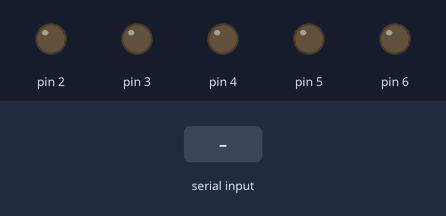
The sketch below on a simulated Arduino Uno, built with avr-gcc and run on an emulated ATmega328P. Parts: output pins drawn as LEDs (lit = HIGH). The test bench sets the inputs (shaded band).

Above: at 1.2 s.
1.3 s: "90,45\n" received over Serial
At 2.4 s:
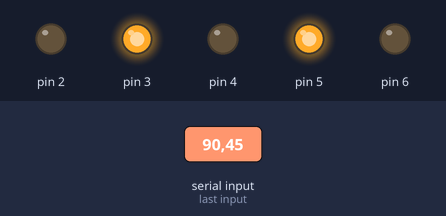
2.8 s: "30,150\n" received over Serial
At 3.8 s:
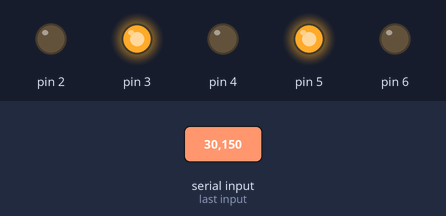
4.3 s: "5\n" received over Serial
At 5.5 s:
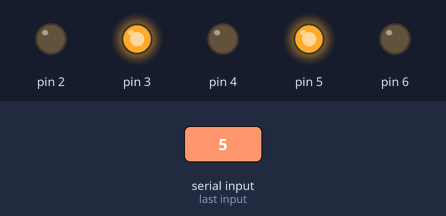
5.8 s: "200\n" received over Serial
At 6.3 s:
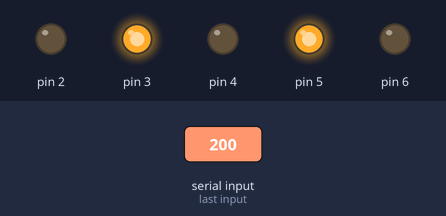
Timing chart, 0 to 8.3 s (numbered marks = the images above; inputs shaded):
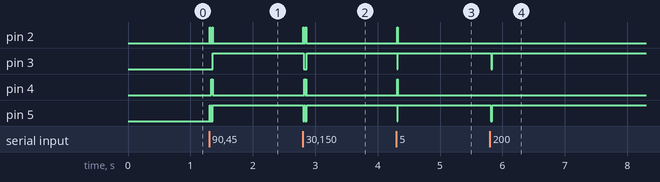

Measured:
- after the input at 1.3 s, pin 2: alternates HIGH for 0.01 s and LOW for 0.03 s, 4 changes in all, then stays LOW, starting at once; pin 3: LOW → HIGH after 0.06 s; pin 4: LOW → HIGH at once, → LOW 0.03 s later; pin 5: alternates HIGH for 0.01 s and LOW for 0.02 s, 5 changes in all, then stays HIGH, starting at once
- after the input at 2.8 s, pin 2: alternates HIGH for 0.02 s and LOW for 0.02 s, 4 changes in all, then stays LOW, starting at once; pin 3: HIGH → LOW at once, → HIGH 0.05 s later
- after the input at 4.3 s, pin 2, pin 4: LOW → HIGH at once, → LOW 0.01 s later; pin 3, pin 5: HIGH → LOW at once, → HIGH 0.01 s later
- after the input at 5.8 s, pin 3: HIGH → LOW at once, → HIGH 0.02 s later; pin 5: HIGH → LOW at once, → HIGH 0.03 s later

The sketch:

0704--cd4511.ino
```cpp
void setup()
{
  pinMode(5, OUTPUT);
  pinMode(6, OUTPUT);
  pinMode(2, OUTPUT);
  pinMode(3, OUTPUT);
  pinMode(4, OUTPUT);
 // pinMode(5, OUTPUT);
  Serial.begin(9600);
}

int t=0;
void loop()
{
  if(Serial.available()>0)
  {
     t=Serial.read();
      t=t-'0';
  }
  digitalWrite(6,LOW);
  delay(5);

  if(t&0x1)
   digitalWrite(2,HIGH);
  else
  digitalWrite(2,LOW);

   if((t>>1)&0x1)
   digitalWrite(3,HIGH);
    else
    digitalWrite(3,LOW);

  if((t>>2)&0x1)
   digitalWrite(4,HIGH);
  else
  digitalWrite(4,LOW);

  if((t>>3)&0x1)
   digitalWrite(5,HIGH);
  else
  digitalWrite(5,LOW);
 delay(5);
}
```
